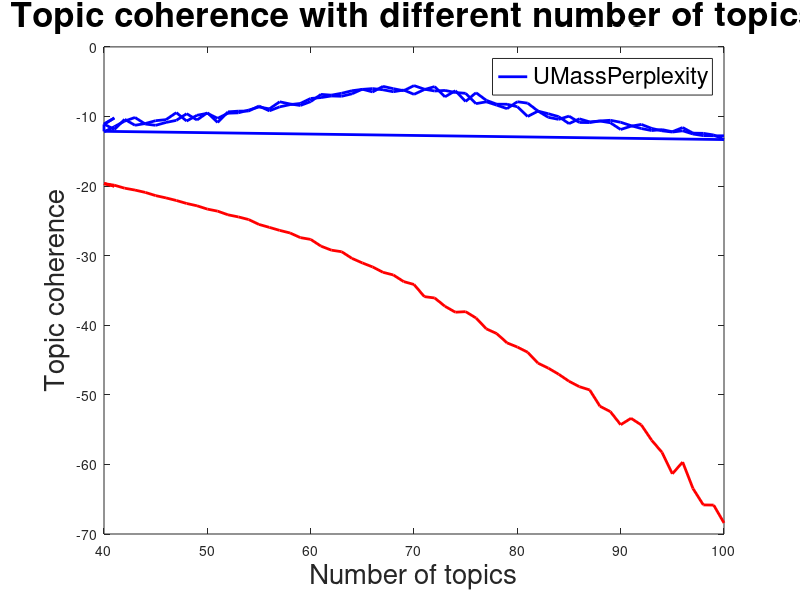

Reproduce this figure in MATLAB.
%data_uci = load("Data/Result/France_50_result_uci.csv");
data_umass = load("Data/Result/France_50_result_umass.csv");
data_perplexity = load("Data/Result/France_50_result_perplexity.csv");

%plot(data_uci(:,1), data_uci(:,2), "-r", "linewidth",2);
%hold on

plot(data_umass(:,1), data_umass(:,2), "-b", "linewidth",2);
hold on

plot(data_perplexity(:, 1), data_perplexity(:, 2), "-r", "linewidth", 2);

xlabel("Number of topics", "FontSize", 20);
ylabel("Topic coherence", "FontSize", 20);

title("Topic coherence with different number of topics", "FontSize", 25);
%legend(["UCI","UMass"], "FontSize", 17);
legend(["UMass", "Perplexity"], "FontSize", 17);
hold off 

% 73 for Germany
% 70 for France
